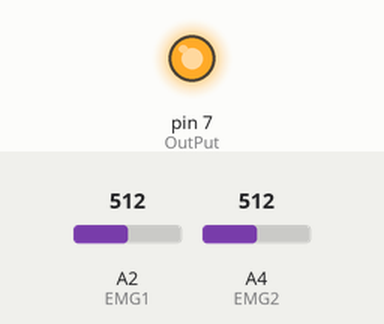
A sketch run on a simulated Arduino Uno, built with avr-gcc and run on an emulated ATmega328P. On the bench: output pins drawn as LEDs (lit = HIGH). The inputs (shaded band) are chosen by the test bench; at power-on: A2 (EMG1) = 512, A4 (EMG2) = 512. What the sketch prints to the serial monitor is not drawn.

Above: at 0.1 s.
Timing chart, 0 to 1.6 s (numbered marks = the images above):
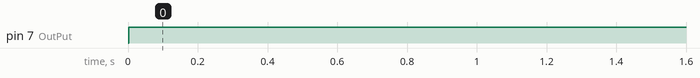

The sketch:

EMG_pourNextion.ino
```cpp
//------------Librairies----------------------

//---------------PINS-------------------------

const int EMG1 = A2; // Pin pour le signal du EMG 2
const int EMG2 = A4; // Pin pour le signal du EMG 3
const int OutPut = 7;


//---------------- Variables pour utilisateur-------------

const int Memory1 = 50; //Nombre de valeurs EMG utilisé pour faire la moyenne
const int Memory2 = 200; //Nombre de valeurs de difference utilisé pour faire la moyenne
const int Variation = 10;
const int NbEMG = 2;
const int Threshold = 400;
//--------------Variables de calculs-----------------

const int NbVariable = NbEMG + 1;
const int NbPosMatrice = NbVariable - 1;
const int Memoire1 = Memory1 - 1;
const int Memoire2 = Memory2 - 1;


int Sig_EMG_Last_Moyen[Memoire1 + 1];


long Somme;
int Moyenne;
int Signal[NbVariable];
int Difference[Memoire1 + 1];
long Decallage[Memoire1 + 1];
long SommeDecallage[Memoire2 + 1];
long TotalSommeDecallage = 0;
double MoyenneDecallage = 0;
double MoyenneDecallageLente=0;
int activation = 0;
int Safety=0;
double SafetyStart = 0;
double SafetyEnd=0;

//--------------Variables de debuggage-----------------

int Loupe = 0;
int Bam = 0;

//---------------CONSTANTES-------------------------
//int Sig_EMG1 = 0; // Valeur analogique pour le signal du EMG1
//int Sig_EMG2 = 0; // Valeur analogique pour le signal du EMG2

//------------------------------------------------------------
void setup() {

  Serial.begin(57600);
  pinMode(OutPut, OUTPUT);

}


//------------------------------------------------------------
void loop() {

  //delay(500);

  Signal[1] = analogRead(EMG1);          //Valeur du EMG
  Signal[2] = analogRead(EMG2);          //Valeur du EMG


  //------Calcul du signal moyen------------------
  Signal[0] = (Signal[1] + Signal[2]) / NbEMG;


  //----- Décallage des valeur dans la matrice pour laisser la position 0 à la nouvelle valeur-------

  for (int j = 0; j <= Memoire1 - 1; j++) {
    Sig_EMG_Last_Moyen[Memoire1 - j] = Sig_EMG_Last_Moyen[Memoire1 - 1 - j];
    Decallage[Memoire1 - j] = Decallage[Memoire1 - 1 - j];
  }
  for (int j = 0; j <= Memoire2 - 1; j++) {
    SommeDecallage[Memoire2 - j] = SommeDecallage[Memoire2 - 1 - j];
  }


  //----- Ajout nouvelle donnee avec filtre du peak-------


  if (Signal[0] > Sig_EMG_Last_Moyen[0] + Variation) {    //Ajout de la nouvelle donnée avec Variation pour éviter d'avoir des peaks
    Sig_EMG_Last_Moyen[0] = Sig_EMG_Last_Moyen[0] + Variation;

  }
  else if (Signal[0] < Sig_EMG_Last_Moyen[0] - Variation) {
    Sig_EMG_Last_Moyen[0] = Sig_EMG_Last_Moyen[0] - Variation;

  }
  else {
    Sig_EMG_Last_Moyen[0] = Signal[0];

  }


  //----- Calcul decalage-------
  Decallage[0] = abs(Signal[0] - Moyenne);


  //----- Calcul de la somme du signal et du decallage-------

  Somme = 0;
  SommeDecallage[0] = 0;
  TotalSommeDecallage = 0;
  for (int i = 0; i <= Memoire1; i++) { //calcul somme et print des valeurs
    Somme = Sig_EMG_Last_Moyen[i] + Somme;
    SommeDecallage[0] = Decallage[i] + SommeDecallage[0];
  }
  for (int i = 0; i <= Memoire2; i++) {
    TotalSommeDecallage = SommeDecallage[i] + TotalSommeDecallage;
  }
  //----- Calcul de la moyenne du signal et du decallage-------
  Moyenne = Somme / (Memoire1 + 1);
  MoyenneDecallage = TotalSommeDecallage / (Memoire2 + 1);
  if (Signal[0]>950){
    MoyenneDecallage=10000;
  }

  if ((MoyenneDecallage-50)>MoyenneDecallageLente){
    MoyenneDecallageLente=MoyenneDecallageLente+50;
  }
  else if (MoyenneDecallage+50<MoyenneDecallageLente){
    MoyenneDecallageLente=MoyenneDecallageLente-50;
  }
  else {
    MoyenneDecallageLente=MoyenneDecallage;
  }
  /*Serial.print(",");
  Serial.print(Moyenne);
  Serial.print(",");
  Serial.print(SommeDecallage[0]);
   Serial.print(",");
  Serial.print(MoyenneDecallage);*/

  Serial.print(",");
  Serial.print((MoyenneDecallageLente)/1000);

  //----- Activation-------

  if (MoyenneDecallageLente > Threshold) {
    activation = 1000;
    if (Safety==0){
    SafetyStart=millis();
    }
    Safety=1;
    SafetyEnd=millis();
    if ((SafetyEnd-SafetyStart)>1000) {
      digitalWrite(OutPut, LOW);
    }
    else{
      digitalWrite(OutPut,HIGH);
    }
  }
  else {
    Safety = 0;
    activation = 0;
    digitalWrite(OutPut, HIGH);
  }
//  Serial.print(",");
//  Serial.print(activation/1000);


  /*Serial.print(",");
  Serial.print(digitalRead(OutPut)*1000);*/
  //delay(50);
  Serial.println("");
  Serial.println("Moyenne:");
}
```

Measured:
- by itself, pin 7 (OutPut): LOW → HIGH at 0.00 s
